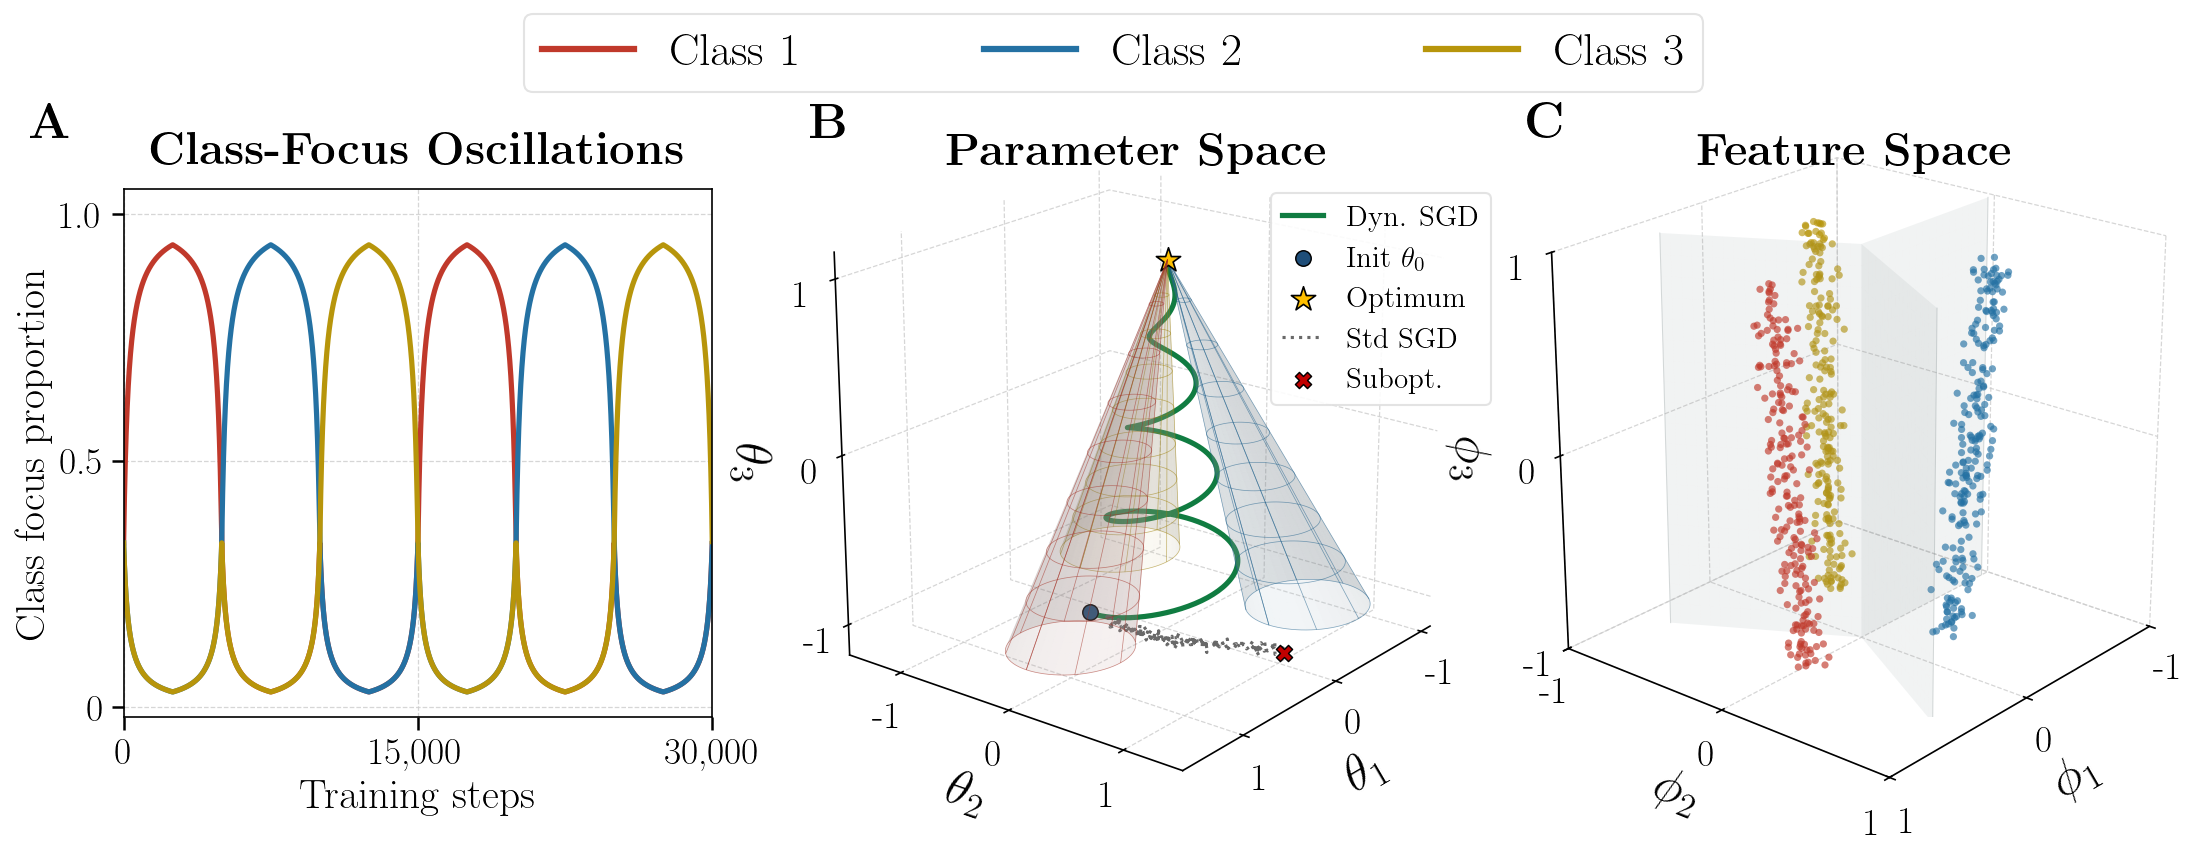

This chart was generated by the following Python code:
# Let's run a test with the exact structure of the script to see the actual output
import numpy as np
import matplotlib.pyplot as plt
import matplotlib.colors as mcolors
from matplotlib.gridspec import GridSpec

# Set style
#plt.rcParams.update({
#    'text.usetex': False,
#    'font.family': 'serif',
#    'font.serif': ['Times New Roman', 'DejaVu Serif'],
#    'mathtext.fontset': 'cm',
#    'font.size': 11,
#    'axes.labelsize': 11,
#    'axes.titlesize': 11,
#    'xtick.labelsize': 9,
#    'ytick.labelsize': 9,
#    'legend.fontsize': 8.5,
#    'axes.linewidth': 0.8,
#})

plt.rcParams.update({
    "text.usetex": True,
    "font.family": "serif",
    "font.serif": ["Latin Modern Roman"],
    "font.size": 10,
})

CLASS_NAMES = ['Class 1', 'Class 2', 'Class 3']
CLASS_BASE = ['#C0392B', '#2471A3', '#B7950B']

def lighten(hex_color, amount=0.72):
    rgb = np.array(mcolors.to_rgb(hex_color))
    return tuple(rgb + (1.0 - rgb) * amount)

def darken(hex_color, amount=0.15):
    rgb = np.array(mcolors.to_rgb(hex_color))
    return tuple(rgb * (1.0 - amount))

CLASS_FILL = [lighten(c, 0.72) for c in CLASS_BASE]
CLASS_EDGE = [darken(c, 0.15) for c in CLASS_BASE]

PANEL_LABEL_KW = dict(fontsize=24, fontweight='bold', va='bottom', ha='left')

def _compute_focus_weight(period_step: int, period_length: int, w_max: float):
    t = float(period_step)
    period = float(period_length)
    slope = 2.0 * (w_max - 1.0) / period
    if t < period / 2.0:
        focus_weight = 1.0 + t * slope
    else:
        focus_weight = 2.0 * w_max - t * slope - 1.0
    phase = t / period
    return focus_weight, phase

def compute_class_proportions(total_steps, period_length, w_max, num_classes=3):
    steps = np.arange(total_steps)
    full_cycle = num_classes * period_length
    weights = np.ones((total_steps, num_classes), dtype=np.float64)
    pos_in_cycle = steps % full_cycle
    active_class = (pos_in_cycle // period_length).astype(int)
    period_step = pos_in_cycle % period_length
    for step_idx in range(total_steps):
        c = int(active_class[step_idx])
        fw, _ = _compute_focus_weight(int(period_step[step_idx]), period_length, w_max)
        weights[step_idx, c] = fw
    proportions = weights / weights.sum(axis=1, keepdims=True)
    return steps, proportions

def style_3d_axes(ax, zoom=1.3, show_grid=True): # we can pass zoom here!
    ax.xaxis.pane.fill = False
    ax.yaxis.pane.fill = False
    ax.zaxis.pane.fill = False
    ax.xaxis.pane.set_edgecolor('w')
    ax.yaxis.pane.set_edgecolor('w')
    ax.zaxis.pane.set_edgecolor('w')
    ax.set_box_aspect((1, 1, 1), zoom=zoom) # zoom!
    ax.tick_params(labelsize=14, pad=-1)

    if show_grid:
        # Convert hex color and opacity (alpha) into an RGBA tuple
        grid_rgba = mcolors.to_rgba('#cccccc', alpha=0.8)
        
        # Inject custom styles directly into the 3D axis engine
        for axis in [ax.xaxis, ax.yaxis, ax.zaxis]:
            axis._axinfo['grid'].update({
                'color': grid_rgba,
                'linestyle': '--',
                'linewidth': 0.6
            })
        ax.grid(True)
    else:
        ax.grid(False)

# Assemble
fig = plt.figure(figsize=(15, 5.5), dpi=150)
gs = GridSpec(1, 3, figure=fig, wspace=0.22, left=0.06, right=0.96, top=0.76, bottom=0.12)

ax_a = fig.add_subplot(gs[0, 0])
ax_b = fig.add_subplot(gs[0, 1], projection='3d')
ax_c = fig.add_subplot(gs[0, 2], projection='3d')

# Panel A
total_steps = 30000
period_length = 5000
w_max = 30.0
steps, proportions = compute_class_proportions(total_steps, period_length, w_max)
for c in range(3):
     ax_a.plot(steps, proportions[:, c], color=CLASS_BASE[c], linewidth=2.5)
ax_a.set_xlabel('Training steps', fontsize=20)
ax_a.set_ylabel('Class focus proportion', fontsize=20)
ax_a.set_xlim(0, total_steps)
ax_a.set_ylim(-0.02, 1.05)
ax_a.grid(True, linestyle='--', alpha=0.8, color='#cccccc', linewidth=0.6)
ax_a.set_xticks([0, 15000, 30000])
ax_a.set_xticklabels(['0', '15,000', '30,000'], fontsize=18)
ax_a.set_yticks([0.0, 0.5, 1.0])
ax_a.set_yticklabels(['0', '0.5', '1.0'], fontsize=18)
ax_a.tick_params(axis='both', which='major', width=1.2, length=6)
ax_a.set_title(r'\textbf{Class-Focus Oscillations}', fontsize=22, fontweight='bold', pad=12)

# Panel B
R_b, r_b = 0.8, 0.35
angles = [0, 2 * np.pi / 3, 4 * np.pi / 3]
z_vals = np.linspace(0, 1.0, 80)
theta_vals = np.linspace(0, 2 * np.pi, 80)
Z, THETA = np.meshgrid(z_vals, theta_vals)
for i, angle in enumerate(angles):
    x_c = R_b * np.cos(angle) * (1.0 - Z)
    y_c = R_b * np.sin(angle) * (1.0 - Z)
    r_z = r_b * (1.0 - Z)
    X = x_c + r_z * np.cos(THETA)
    Y = y_c + r_z * np.sin(THETA)
    ax_b.plot_surface(X, Y, Z, color=CLASS_FILL[i], alpha=0.16, shade=True, linewidth=0, antialiased=True)
    ax_b.plot_wireframe(X, Y, Z, rstride=10, cstride=10, color=CLASS_EDGE[i], linewidth=0.35, alpha=0.55)

t = np.linspace(0, 1.0, 500)
rotations = 3.75
theta_spiral = 2 * np.pi * rotations * t - np.pi / 6
r_spiral = (R_b - r_b) * (1.0 - t)
x_spiral, y_spiral, z_spiral = r_spiral * np.cos(theta_spiral), r_spiral * np.sin(theta_spiral), t
ax_b.plot(x_spiral, y_spiral, z_spiral, color='#107C41', linewidth=2.5, label='Dyn. SGD')
ax_b.scatter([x_spiral[0]], [y_spiral[0]], [z_spiral[0]], color='#1F4E79', edgecolors='black', linewidths=0.7, s=55, zorder=10, label=r'Init $\theta_0$')
ax_b.scatter([0], [0], [1.0], color='#FFC000', marker='*', s=150, edgecolor='black', linewidth=0.8, zorder=12, label='Optimum')

# Standard SGD
rng = np.random.default_rng(42)
t_std = np.linspace(0, 0.45, 200)
x_std = x_spiral[0] + 0.12 * np.sin(8 * t_std) + rng.normal(0, 0.015, 200) - 0.25 * t_std
y_std = y_spiral[0] + 0.12 * np.cos(8 * t_std) + rng.normal(0, 0.015, 200) + 3 * t_std
z_std = 0.05 * t_std + rng.normal(0, 0.008, 200)
ax_b.plot(x_std, y_std, z_std, color='#595959', linestyle=':', linewidth=1.5, alpha=0.9, label='Std SGD')
ax_b.scatter([x_std[-1]], [y_std[-1]], [z_std[-1]], color='#C00000', marker='X', s=60, edgecolors='black', linewidths=0.7, zorder=10, label='Subopt.')

ax_b.set_xlabel(r'$\theta_1$', labelpad=-1, fontsize=24)
ax_b.set_ylabel(r'$\theta_2$', labelpad=-1, fontsize=24)
ax_b.set_zlabel(r'$\theta_3$', labelpad=-1, fontsize=24)
ax_b.view_init(elev=20, azim=38)
style_3d_axes(ax_b, zoom=1.35, show_grid=True) # Let's test 1.35 zoom on B!

ax_b.set_xticks([-0.8, 0, 0.8])
ax_b.set_xticklabels(['-1', '0', '1'], fontsize=18)
ax_b.set_yticks([-0.8, 0, 0.8])
ax_b.set_yticklabels(['-1', '0', '1'], fontsize=18)
ax_b.set_zticks([0.0, 0.5, 1.0])
ax_b.set_zticklabels(['-1', '0', '1'], fontsize=18)
ax_b.set_title(r'\textbf{Parameter Space}', fontsize=22, fontweight='bold', pad=12)
ax_b.legend(loc='upper right', bbox_to_anchor=(1.2, 1.02), frameon=True, framealpha=0.9, edgecolor='#e0e0e0', facecolor='#ffffff', fontsize=14, handlelength=1.4)

# Panel C
N_points = 220
z_min, z_max = -0.95, 0.95
R_center = 0.52
tilts = [(0.08, -0.04), (-0.06, 0.08), (-0.02, -0.06)]
r_cyl = 0.11
for i, angle in enumerate(angles):
    x_base, y_base = R_center * np.cos(angle), R_center * np.sin(angle)
    z_pts = rng.uniform(z_min, z_max, N_points)
    r_pts = rng.uniform(0, r_cyl, N_points)
    theta_pts = rng.uniform(0, 2 * np.pi, N_points)
    dx, dy = tilts[i]
    x_center_z = x_base + dx * z_pts
    y_center_z = y_base + dy * z_pts
    x_pts = x_center_z + r_pts * np.cos(theta_pts)
    y_pts = y_center_z + r_pts * np.sin(theta_pts)
    ax_c.scatter(x_pts, y_pts, z_pts, color=CLASS_BASE[i], alpha=0.65, s=12, edgecolors='none', zorder=5)

boundary_angles = [np.pi / 3, np.pi, 5 * np.pi / 3]
r_grid, z_grid = np.linspace(0, 0.95, 20), np.linspace(-1.0, 1.0, 20)
R_G, Z_G = np.meshgrid(r_grid, z_grid)
for b_angle in boundary_angles:
    X_G, Y_G = R_G * np.cos(b_angle), R_G * np.sin(b_angle)
    ax_c.plot_surface(X_G, Y_G, Z_G, color='#7F8C8D', alpha=0.10, shade=False, zorder=2)
    ax_c.plot(X_G[:, -1], Y_G[:, -1], Z_G[:, -1], color='#7F8C8D', linewidth=0.5, alpha=0.3)

ax_c.set_xlabel(r'$\phi_1$', labelpad=-1, fontsize=24)
ax_c.set_ylabel(r'$\phi_2$', labelpad=-1, fontsize=24)
ax_c.set_zlabel(r'$\phi_3$', labelpad=-1, fontsize=24)
ax_c.set_xlim([-1.0, 1.0])
ax_c.set_ylim([-1.0, 1.0])
ax_c.set_zlim([-1.0, 1.0])
ax_c.view_init(elev=22, azim=40)
style_3d_axes(ax_c, zoom=1.35, show_grid=True) # Zoom 1.35 on C too!

ax_c.set_xticks([-1.0, 0, 1.0])
ax_c.set_xticklabels(['-1', '0', '1'], fontsize=18)
ax_c.set_yticks([-1.0, 0, 1.0])
ax_c.set_yticklabels(['-1', '0', '1'], fontsize=18)
ax_c.set_zticks([-1.0, 0, 1.0])
ax_c.set_zticklabels(['-1', '0', '1'], fontsize=18)
ax_c.set_title(r'\textbf{Feature Space}', fontsize=22, fontweight='bold', pad=12)

# Panel Labels
ax_a.text(-0.16, 1.08, r'\textbf{A}', transform=ax_a.transAxes, **PANEL_LABEL_KW)
ax_b.text2D(-0.12, 1.08, r'\textbf{B}', transform=ax_b.transAxes, **PANEL_LABEL_KW)
ax_c.text2D(-0.12, 1.08, r'\textbf{C}', transform=ax_c.transAxes, **PANEL_LABEL_KW)

# Global Legend
lines = [plt.Line2D([0], [0], color=CLASS_BASE[i], lw=3.0) for i in range(3)]
fig.legend(lines, CLASS_NAMES, loc='upper center', bbox_to_anchor=(0.5, 1.0), ncol=3, 
           frameon=True, facecolor='white', edgecolor='#e0e0e0', framealpha=0.9, 
           columnspacing=4.0, fontsize=22)

fig.savefig('fig1_full_panel.png', bbox_inches='tight')
fig.savefig('fig1_full_panel.pdf', bbox_inches='tight')
print("Successfully generated plot layout")
